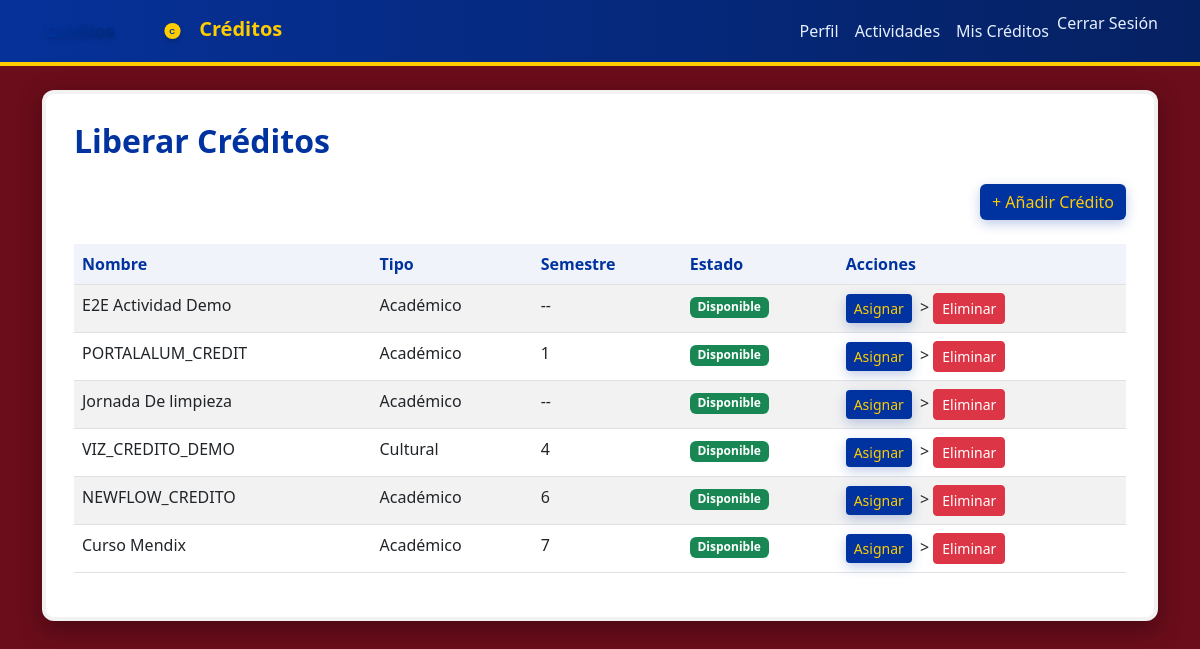
The page /creditos/ (signed in) on the database as committed earlier.
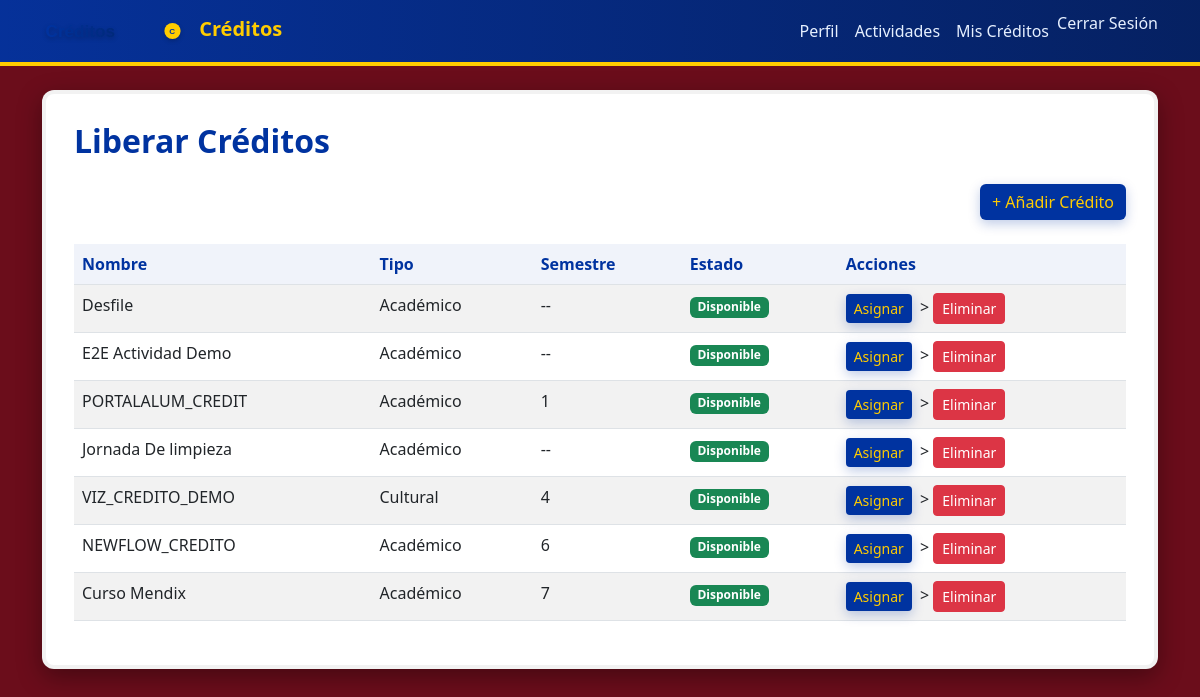
The same page on the database as committed later.
### creditos/models.py (models this page shows, shortened)
class Credito(models.Model):
    TIPOS = (
        ('academico', 'Académico'),
        ('cultural', 'Cultural'),
        ('deportivo', 'Deportivo'),
    )
    alumno = models.ForeignKey(Usuario, on_delete=models.SET_NULL, null=True, blank=True, related_name='creditos')
    nombre = models.CharField(max_length=100, default="")
    tipo = models.CharField(max_length=20, choices=TIPOS)
    semestre = models.CharField(max_length=10)
    numero_control = models.CharField(max_length=30, blank=True)
    fecha_liberacion = models.DateField(blank=True, null=True)
    liberado = models.BooleanField(default=False)
    firmado_alumno = models.BooleanField(default=False)
    firmado_admin = models.BooleanField(default=False)
    firmado_docente = models.BooleanField(default=False)
    firmado_admin_por = models.ForeignKey(Usuario, on_delete=models.SET_NULL, null=True, blank=True, related_name='creditos_firmados_admin')
    firmado_admin_en = models.DateTimeField(null=True, blank=True)
    firmado_docente_por = models.ForeignKey(Usuario, on_delete=models.SET_NULL, null=True, blank=True, related_name='creditos_firmados_docente')
    firmado_docente_en = models.DateTimeField(null=True, blank=True)
    firmado_alumno_por = models.ForeignKey(Usuario, on_delete=models.SET_NULL, null=True, blank=True, related_name='creditos_firmados_alumno')
    firmado_alumno_en = models.DateTimeField(null=True, blank=True)

### creditos/views.py (the view)
# urls.py: path('', views.panel_creditos, name='panel_creditos'),
@login_required
def panel_creditos(request):
    creditos = Credito.objects.all().order_by('-id')
    return render(request, 'creditos/panel_creditos.html', {'creditos': creditos})

### creditos/templates/creditos/panel_creditos.html (shortened to what this page needs)
{% extends 'usuarios/base.html' %}
{% block content %}
<h2 class="page-title mb-4">Liberar Créditos</h2>
<div class="d-flex justify-content-between align-items-center mb-4">
  <a href="{% url 'crear_credito' %}" class="btn btn-primary">+ Añadir Crédito</a>
</div>
<div class="table-responsive">
  <table class="table table-striped">
    <thead>
      <tr>
        <th>Nombre</th>
        <th>Tipo</th>
        <th>Semestre</th>
        <th>Estado</th>
        <th>Acciones</th>
      </tr>
    </thead>
    <tbody>
      {% for credito in creditos %}
        <tr>
          <td>{{ credito.nombre }}</td>
          <td>{{ credito.get_tipo_display }}</td>
          <td>{{ credito.semestre }}</td>
          <td>
            {% if credito.liberado %}
              <span class="badge bg-success">Disponible</span>
            {% else %}
              <span class="badge bg-warning">Pendiente</span>
            {% endif %}
          </td>
          <td>
            <a href="{% url 'asignar_credito' credito.id %}" class="btn btn-sm btn-primary">Asignar</a>
            <form method="post" action="{% url 'eliminar_credito' credito.id %}" class="d-inline ms-1"
                  onsubmit='return confirm("¿Eliminar crédito {{ credito.nombre }}? Esta acción no se puede deshacer.");'>
>
              <button type="submit" class="btn btn-sm btn-danger">Eliminar</button>
            </form>
          </td>
        </tr>
      {% empty %}
        <tr>
          <td colspan="5" class="text-center text-muted">No hay créditos registrados.</td>
        </tr>
      {% endfor %}
    </tbody>
  </table>
</div>
{% endblock %}

Rows that differ between the two databases and show on the page:
added Credito: nombre "Desfile", tipo "Académico", semestre "--", liberado "Disponible"
